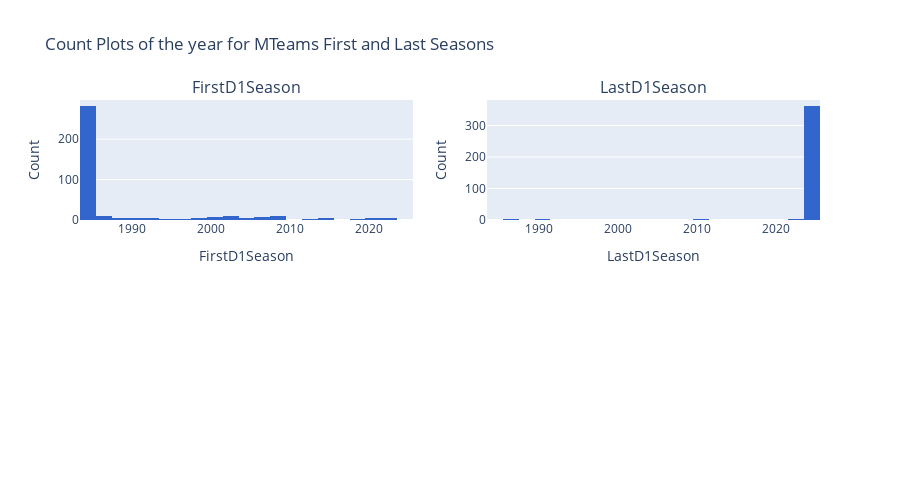

The notebook cell this image was saved under:
### Code cell
fig = make_subplots(  rows=1, 
                      cols=2, 
                      subplot_titles=("FirstD1Season", "LastD1Season"),
)

first_season_graph = px.histogram(MTeams_df,
                                  x='FirstD1Season',
                                  title='FirstD1Season',
                                  nbins=20,
                                  color_discrete_sequence=px_color,
                                  hover_data = ['TeamName']
                                 )

fig.add_trace(first_season_graph['data'][0], row=1, col=1)
fig.update_xaxes(title_text='FirstD1Season', row=1, col=1)
fig.update_yaxes(title_text='Count',  row=1, col=1)

last_season_graph = px.histogram(MTeams_df,
                                  x='LastD1Season',
                                  title='LastD1Season',
                                  nbins=20,
                                  color_discrete_sequence=px_color,
                                  hover_data = ['TeamName']
                                 )

fig.add_trace(last_season_graph['data'][0], row=1, col=2)
fig.update_xaxes(title_text='LastD1Season', row=1, col=2)
fig.update_yaxes(title_text='Count')


fig.update_layout(height=500, 
                    width=900, 
                    title_text='Count Plots of the year for MTeams First and Last Seasons', 
                    showlegend=True,
                    hoverlabel=dict(
                            bgcolor="white",
                            font_size=13,
                        ),
                    hovermode="x unified"
                  )


fig.show()

### Figure 1 — Plotly figure (JSON) as saved in the notebook; plotly's stock layout.template omitted (floating-point values rounded to 4 significant figures; data arrays with more than 128 entries replaced by an {"elided": "..."} marker saying what was removed)
{"data": [{"alignmentgroup": "True", "bingroup": "x", "hovertemplate": "FirstD1Season=%{x}<br>count=%{y}<extra></extra>", "legendgroup": "", "marker": {"color": "#3366CC", "pattern": {"shape": ""}}, "name": "", "nbinsx": 20, "offsetgroup": "", "orientation": "v", "showlegend": false, "type": "histogram", "x": {"elided": "378 int values"}, "xaxis": "x", "yaxis": "y"}, {"alignmentgroup": "True", "bingroup": "x", "hovertemplate": "LastD1Season=%{x}<br>count=%{y}<extra></extra>", "legendgroup": "", "marker": {"color": "#3366CC", "pattern": {"shape": ""}}, "name": "", "nbinsx": 20, "offsetgroup": "", "orientation": "v", "showlegend": false, "type": "histogram", "x": {"elided": "378 int values"}, "xaxis": "x2", "yaxis": "y2"}], "layout": {"annotations": [{"font": {"size": 16}, "showarrow": false, "text": "FirstD1Season", "x": 0.225, "xanchor": "center", "xref": "paper", "y": 1, "yanchor": "bottom", "yref": "paper"}, {"font": {"size": 16}, "showarrow": false, "text": "LastD1Season", "x": 0.775, "xanchor": "center", "xref": "paper", "y": 1, "yanchor": "bottom", "yref": "paper"}], "height": 500, "hoverlabel": {"bgcolor": "white", "font": {"size": 13}}, "hovermode": "x unified", "showlegend": true, "title": {"text": "Count Plots of the year for MTeams First and Last Seasons"}, "width": 900, "xaxis": {"anchor": "y", "domain": [0, 0.45], "title": {"text": "FirstD1Season"}}, "xaxis2": {"anchor": "y2", "domain": [0.55, 1], "title": {"text": "LastD1Season"}}, "xaxis3": {"anchor": "y3", "domain": [0, 0.45]}, "xaxis4": {"anchor": "y4", "domain": [0.55, 1]}, "yaxis": {"anchor": "x", "domain": [0.625, 1], "title": {"text": "Count"}}, "yaxis2": {"anchor": "x2", "domain": [0.625, 1], "title": {"text": "Count"}}, "yaxis3": {"anchor": "x3", "domain": [0, 0.375], "title": {"text": "Count"}}, "yaxis4": {"anchor": "x4", "domain": [0, 0.375], "title": {"text": "Count"}}}}
